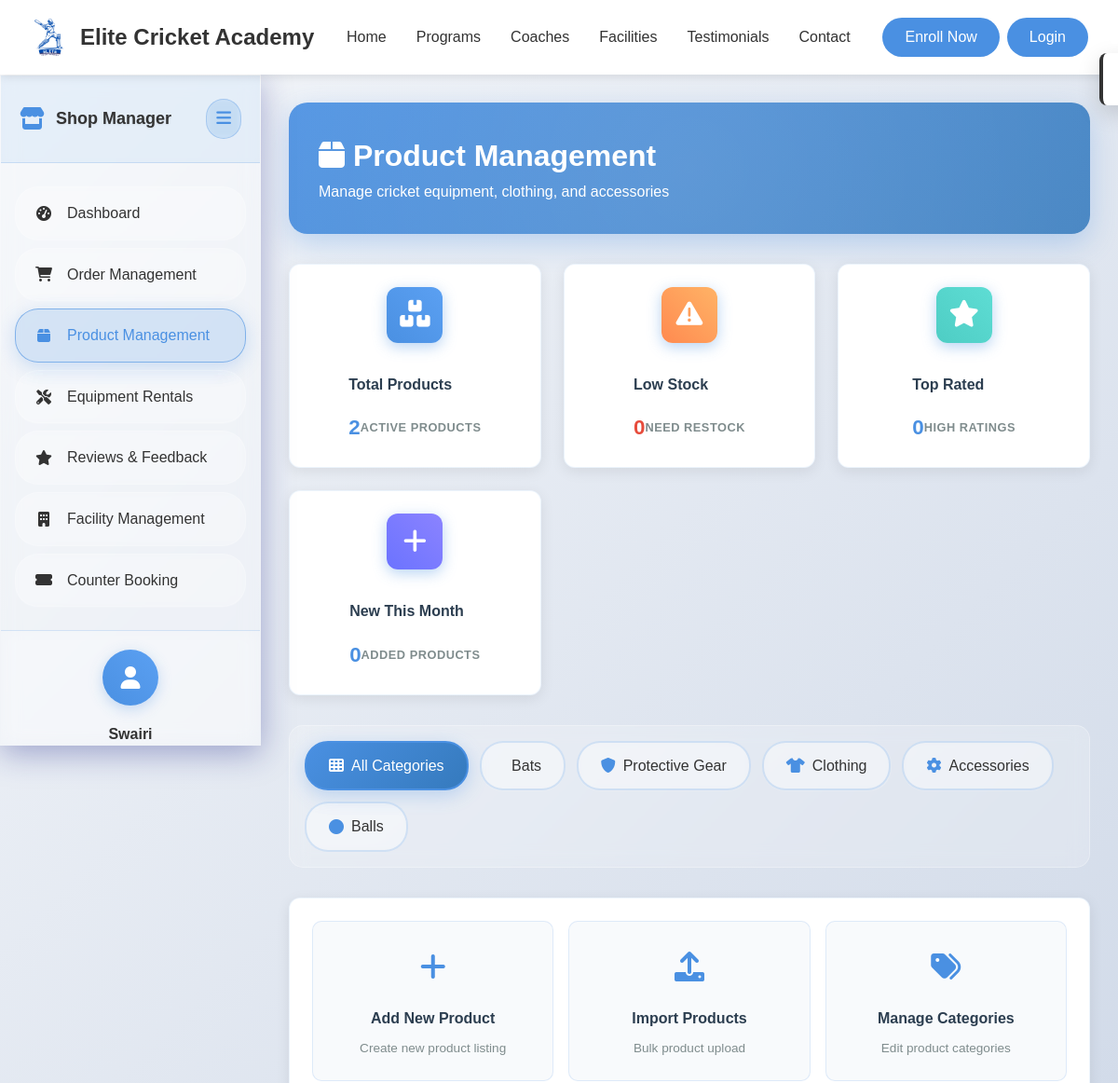
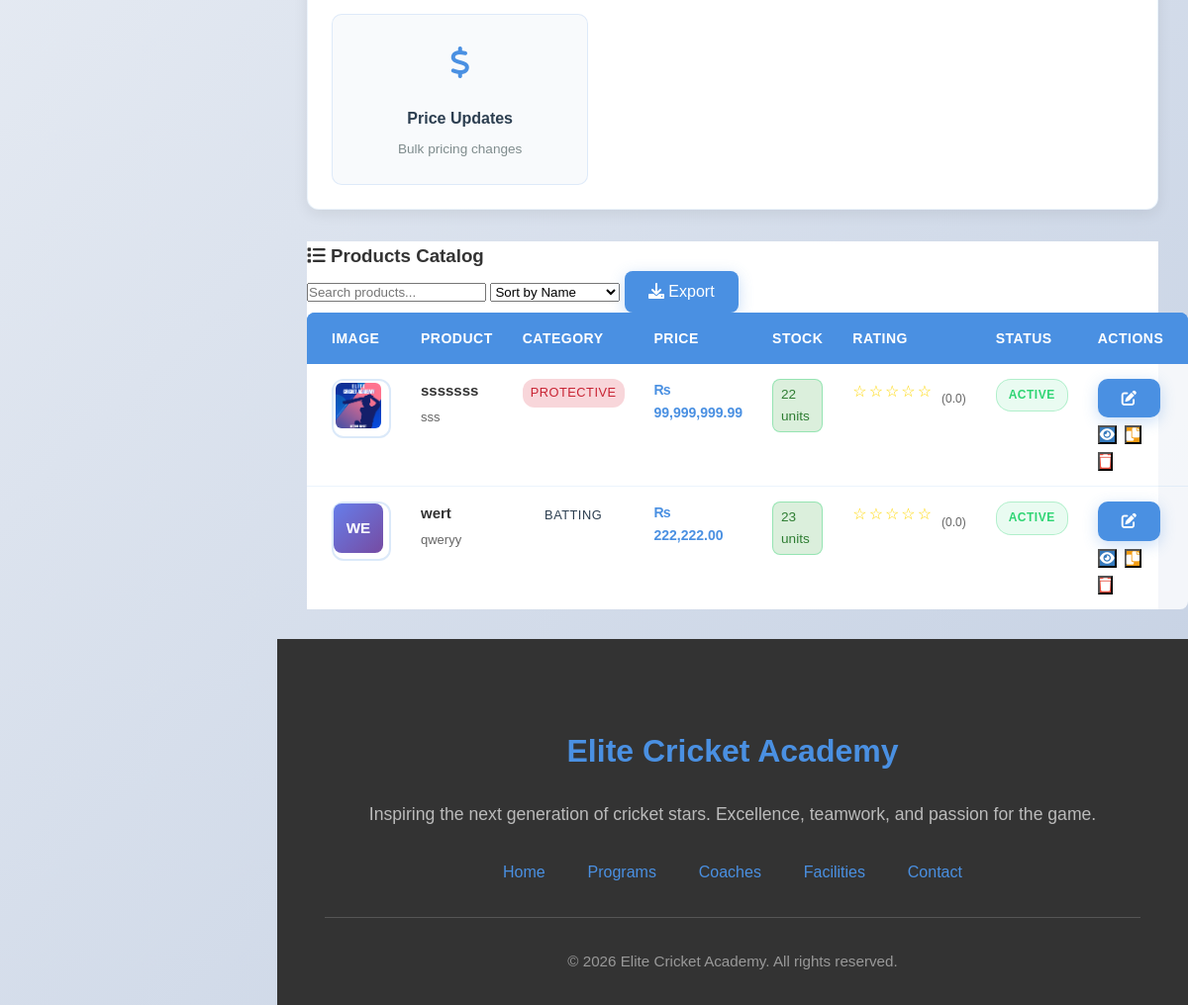
Screenshot of /shop/products (signed in) with the database file from the repository (2 pictures, top to bottom).
### tables this page shows
CREATE TABLE `product` (
  `ProductID` int(11) NOT NULL,
  `Name` varchar(255) NOT NULL,
  `Description` text DEFAULT NULL,
  `Category` enum('Batting','Bowling','Protective','Training','Merchandise','Accessories','Other') DEFAULT NULL,
  `Brand` varchar(100) DEFAULT NULL,
  `Price` decimal(10,2) NOT NULL,
  `StockQuantity` int(11) DEFAULT 0,
  `Status` enum('active','discontinued','out_of_stock') DEFAULT 'active',
  `SKU` varchar(100) DEFAULT NULL COMMENT 'Stock Keeping Unit',
  `Weight` decimal(8,3) DEFAULT NULL COMMENT 'Product weight in kg',
  `Dimensions` varchar(100) DEFAULT NULL COMMENT 'Length x Width x Height',
  `AddedDate` datetime DEFAULT current_timestamp(),
  `UpdatedBy` int(11) DEFAULT NULL COMMENT 'Shop employee who last updated',
  `ProductImage` varchar(255) DEFAULT NULL COMMENT 'Relative path to product image (e.g., uploads/shop_product/product_1_123456789.jpg)'
);

### app/views/shop/products.php (the view, shortened to what the rows shown need)
<?php require_once APPROOT . '/views/inc/components/header.php'; ?>
<link rel="stylesheet" href="<?php echo URLROOT; ?>/css/admin/admin-dashboard.css">
<link rel="stylesheet" href="<?php echo URLROOT; ?>/css/shop/shop-products.css">
<div class="admin-layout">
    <main class="main-content" id="mainContent">
        <div class="dashboard-header">
            <h1><i class="fas fa-box"></i> Product Management</h1>
        </div>
        <div class="data-table">
            <div class="table-content">
                <table id="productsTable" class="dashboard-table">
                    <thead>
                        <tr>
                            <th>Image</th>
                            <th>Product</th>
                            <th>Category</th>
                            <th>Price</th>
                            <th>Stock</th>
                            <th>Rating</th>
                            <th>Status</th>
                            <th>Actions</th>
                        </tr>
                    </thead>
                    <tbody>
                        <?php if(isset($data['products']) && !empty($data['products'])): ?>
                            <?php foreach($data['products'] as $product): ?>
                                <?php
                                $stockClass = 'stock-high';
                                $rating = round($product->avg_rating);
                                $stars = str_repeat('★', $rating) . str_repeat('☆', 5 - $rating);
                                ?>
                                <tr>
                                    <td>
                                        <div class="product-image">
                                            <?php if($product->ProductImage): ?>
                                                <img src="<?php echo URLROOT; ?>/<?php echo $product->ProductImage; ?>" alt="<?php echo htmlspecialchars($product->Name); ?>" style="width: 50px; height: 50px; object-fit: cover; border-radius: 8px;">
                                            <?php else: ?>
                                                <div style="width: 50px; height: 50px; background: linear-gradient(135deg, #667eea, #764ba2); border-radius: 8px; display: flex; align-items: center; justify-content: center; color: white; font-weight: 600;">
                                                    <?php echo strtoupper(substr($product->Name, 0, 2)); ?>
                                                </div>
                                            <?php endif; ?>
                                        </div>
                                    </td>
                                    <td>
                                        <div class="table-cell-title"><?php echo htmlspecialchars($product->Name); ?></div>
                                        <div class="table-cell-details"><?php echo htmlspecialchars(substr($product->Description ?? 'No description', 0, 40)); ?><?php echo strlen($product->Description ?? '') > 40 ? '...' : ''; ?></div>
                                    </td>
                                    <td style="text-align: center;">
                                        <span class="category-badge category-<?php echo strtolower($product->Category); ?>"><?php echo $product->Category; ?></span>
                                    </td>
                                    <td>
                                        <div class="table-cell-primary">₨ <?php echo number_format($product->Price, 2); ?></div>
                                    </td>
                                    <td>
                                        <span class="stock-level <?php echo $stockClass; ?>"><?php echo $product->StockQuantity; ?> units</span>
                                    </td>
                                    <td>
                                        <div class="rating">
                                            <span class="stars"><?php echo $stars; ?></span>
                                            <small>(<?php echo number_format($product->avg_rating, 1); ?>)</small>
                                        </div>
                                    </td>
                                    <td style="text-align: center;">
                                        <span class="table-badge status-<?php echo strtolower($product->Status); ?>"><?php echo ucfirst($product->Status); ?></span>
                                    </td>
                                    <td>
                                        <div class="action-buttons">
                                            <button class="btn-small btn-primary" onclick="editProduct(<?php echo $product->ProductID; ?>)">
                                                <i class="fas fa-edit"></i>
                                            </button>
                                            <button class="btn-small btn-secondary" onclick="viewProduct(<?php echo $product->ProductID; ?>)">
                                                <i class="fas fa-eye"></i>
                                            </button>
                                            <button class="btn-small btn-warning" onclick="duplicateProduct(<?php echo $product->ProductID; ?>)">
                                                <i class="fas fa-copy"></i>
                                            </button>
                                            <button class="btn-small btn-danger" onclick="deleteProduct(<?php echo $product->ProductID; ?>)">
                                                <i class="fas fa-trash"></i>
                                            </button>
                                        </div>
                                    </td>
                                </tr>
                            <?php endforeach; ?>
                        <?php endif; ?>
                    </tbody>
                </table>
            </div>
        </div>
    </main>
</div>
<?php require_once APPROOT . '/views/inc/components/footer.php'; ?>

### rows the page displays
product: ProductImage (picture), Name "sssssss", Description "sss", Category "PROTECTIVE", Price "99,999,999.99", StockQuantity "22", stars "☆☆☆☆☆", avg_rating "0.0", Status "ACTIVE"
product: Name "WE", Name "wert", Description "qweryy", Category "BATTING", Price "222,222.00", StockQuantity "23", stars "☆☆☆☆☆", avg_rating "0.0", Status "ACTIVE"

### other values shown
$data['user_name'] "Swairi"
$data['stats']['total_products'] "2"
$data['stats']['low_stock'] "0"
$data['stats']['top_rated'] "0"
$data['stats']['new_this_month'] "0"
